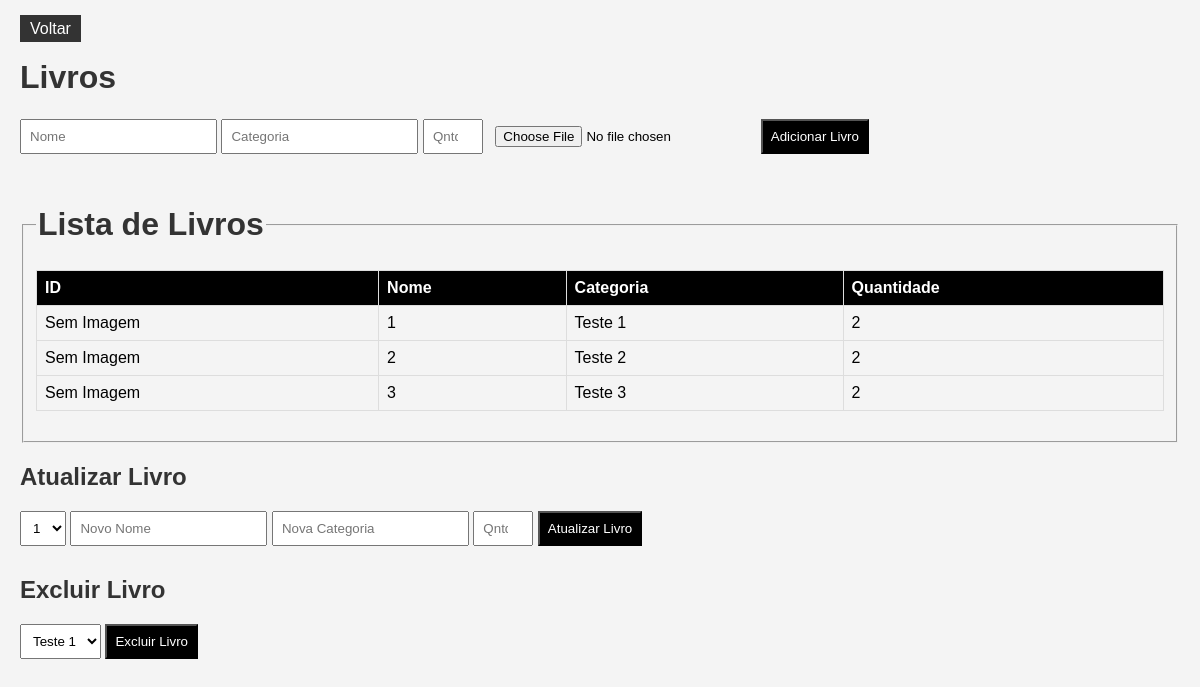
Screenshot of /Books.php with the database file from the repository.
### tables this page shows
CREATE TABLE `livros` (
  `livro_id` int(11) NOT NULL,
  `nome` varchar(255) NOT NULL,
  `categoria` varchar(255) NOT NULL,
  `quantidade` int(11) NOT NULL
);

### App/Controller/LivroController.php (called while the page is built, shortened)
<?php
require_once 'App/Model/LivroModel.php';
class LivroController {
    private $livroModel;
    public function __construct($pdo) {
        $this->livroModel = new LivroModel($pdo);
    }
    public function listarLivros() {
        return $this->livroModel->listarLivros();
    }
    public function exibirListaLivros() {
        $livros = $this->livroModel->listarLivros();
        include 'App/View/Livros/lista.php';
    }
}
?>

### App/Model/LivroModel.php (called while the page is built, shortened)
<?php
class LivroModel {
    private $pdo;
    public function __construct($pdo) {
        $this->pdo = $pdo;
    }
    public function listarLivros() {
        $sql = "SELECT * FROM livros";
        $stmt = $this->pdo->query($sql);
        return $stmt->fetchAll(PDO::FETCH_ASSOC);
    }
}
?>

### Books.php (the view, shortened to what this page needs)
<!DOCTYPE html>
<html lang="en">
<head>
    <link rel="stylesheet" href="CSS/Books.css">
</head>
<body>
</body>
</html>
<?php
require_once 'Config/config.php';
require_once 'App/Controller/LivroController.php';
$livroController = new LivroController($pdo);
$livros = $livroController->listarLivros();
?>
<!DOCTYPE html>
<html>
<head>
</head>
<body>
    <a href="indexAdm.php">Voltar</a>
    <h1>Livros</h1>
    <form action="Books.php" method="post" enctype="multipart/form-data">
    <input type="text" name="nome" placeholder="Nome" required>
    <input type="text" name="categoria" placeholder="Categoria" required>
    <input type="number" name="quantidade" placeholder="Qntd De Livros" min="1" max="5" required>
    <input type="file" name="imagem" accept="image/*" required>
    <button type="submit">Adicionar Livro</button>
</form>
<?php
$livroController->exibirListaLivros();
?>
<h2>Atualizar Livro</h2>
    <form method="post">
        <select name="livro_id">
        <?php foreach ($livros as $livro): ?>
            <option value="<?php echo $livro['livro_id']; ?>"><?php echo $livro['livro_id']; ?></option>
        <?php endforeach; ?>
        </select>
                <input type="text" name="atualizar_nome" placeholder="Novo Nome" required>
                <input type="text" name="atualizar_categoria" placeholder="Nova Categoria" required>
                <input type="number" name="atualizar_quantidade" placeholder="Qntd" min="1" max="5" required>
        <button type="submit">Atualizar Livro</button>
    </form>
    <h2>Excluir Livro</h2>
    <form method="post">
        <select name="excluir_livro_id">
            <?php foreach ($livros as $livro): ?>
                <option value="<?php echo $livro['livro_id']; ?>"><?php echo $livro['nome']; ?></option>
            <?php endforeach; ?>
        </select>
        <button type="submit">Excluir Livro</button>
    </form>
</body>
</html>

### App/View/Livros/lista.php (shortened to what this page needs)
<!DOCTYPE html>
<html>
<head>
</head>
<body>
    <fieldset>
        <legend><h1>Lista de Livros</h1></legend>
            <table border="1">
                <thead>
                    <tr>
                        <th>ID</th>
                        <th>Nome</th>
                        <th>Categoria</th>
                        <th>Quantidade</th>
                    </tr>
                </thead>
                <?php foreach ($livros as $livro): ?>
                    <tbody>
                    <tr>
                            <td>
                                <?php
                                if (!empty($livro['imagem'])) {
                                    echo '<img src="' . $livro['imagem'] . '" alt="Imagem do Livro" width="100">';
                                } else {
                                    echo 'Sem Imagem';
                                }
                                ?>
                            </td>
                            <td><?php echo $livro['livro_id']; ?></td>
                            <td><?php echo $livro['nome']; ?></td>
                            <td><?php echo $livro['quantidade']; ?></td>
                        </tr>
                <?php endforeach; ?>
            </table>
    </fieldset>
</body>
</html>

### CSS/Books.css (style rules this page uses)
body { font-family: Arial, sans-serif; background-color: #f4f4f4; margin: 20px; }
h1, h2 { color: #333; }
form { margin-bottom: 20px; }
input, select, button { margin-bottom: 10px; padding: 8px; }
button { background-color: #000000; color: #fff; cursor: pointer; }
a { text-decoration: none; padding: 5px 10px; background-color: #333; color: #fff; }
table { width: 100%; border-collapse: collapse; margin-bottom: 20px; }
th, td { border: 1px solid #ddd; padding: 8px; text-align: left; }
th { background-color: #000000; color: #fff; }

### rows the page displays
livros: livro_id "1", nome "Teste 1", quantidade "2"
livros: livro_id "2", nome "Teste 2", quantidade "2"
livros: livro_id "3", nome "Teste 3", quantidade "2"

### other values shown
form field livro_id "1"
form field excluir_livro_id "Teste 1"
